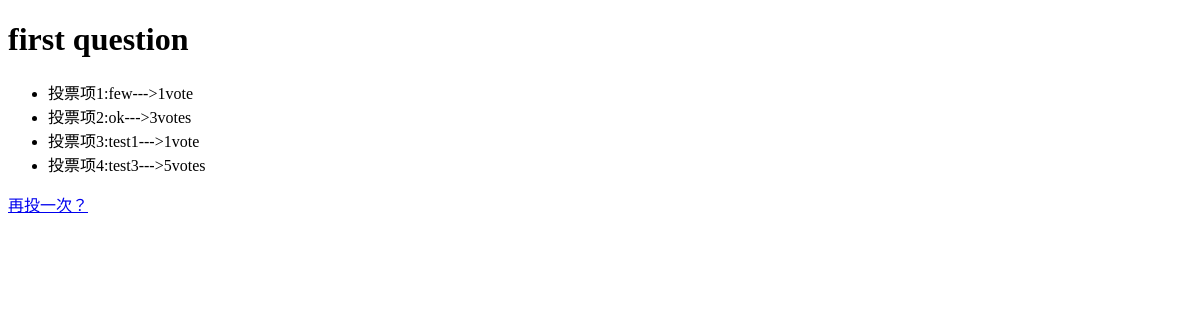
Page /poll/1/result/ on the earlier database version.
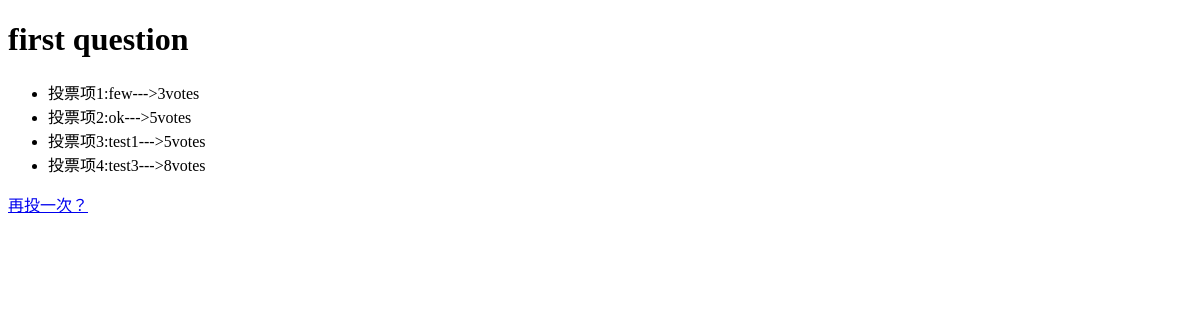
Same page on the later database version.
### poll/models.py (models this page shows, shortened)
class Poll(models.Model):
	question = models.CharField(max_length=50)
	pub_date = models.DateTimeField('date published')
	def was_published_recently(self):
		return self.pub_date >= timezone.now()-datetime.timedelta(days=1)
	was_published_recently.admin_order_field='pub_date'
	was_published_recently.boolean=True
	was_published_recently.short_description="Publicshed recently?"

class Choice(models.Model):
	poll = models.ForeignKey(Poll)
	choice_text = models.CharField(max_length=200)
	votes = models.IntegerField(default=0)

### poll/views.py (the view)
# urls.py: url(r'^(?P<pk>\d+)/result/$',views.ResultView.as_view(),name='result'),
class ResultView(generic.DetailView):
	model = Poll
	template_name = 'result.html'

### templates/result.html (shortened to what this page needs)
<!DOCTYPE html>
<html>
<head lang="en">
</head>
<body>
<h1>{{ poll.question }}</h1>
<ul>
    {% for choice in poll.choice_set.all %}
    <li>
           投票项{{ forloop.counter }}:{{ choice.choice_text }}--->{{ choice.votes }}vote{{ choice.votes|pluralize }}
    </li>
    {% endfor %}
</ul>
<a href="{% url 'author-polls:index' %}" >再投一次？</a>
</body>
</html>

Differences in the rows shown:
changed Choice "few": votes "1" → "3"
changed Choice "ok": votes "3" → "5"
changed Choice "test1": votes "1" → "5"
changed Choice "test3": votes "5" → "8"
